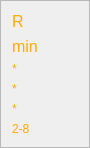
             <widget class="QFrame" name="frame">
              <property name="sizePolicy">
               <sizepolicy hsizetype="Minimum" vsizetype="Maximum">
                <horstretch>0</horstretch>
                <verstretch>0</verstretch>
               </sizepolicy>
              </property>
              <property name="minimumSize">
               <size>
                <width>90</width>
                <height>0</height>
               </size>
              </property>
              <property name="maximumSize">
               <size>
                <width>70</width>
                <height>16777215</height>
               </size>
              </property>
              <property name="layoutDirection">
               <enum>Qt::LeftToRight</enum>
              </property>
              <property name="frameShape">
               <enum>QFrame::StyledPanel</enum>
              </property>
              <property name="frameShadow">
               <enum>QFrame::Raised</enum>
              </property>
              <layout class="QGridLayout" name="gridLayout_10">
               <item row="3" column="0">
                <widget class="QLabel" name="lbRvalue_2">
                 <property name="styleSheet">
                  <string notr="true">color: rgb(255, 170, 0);
font: 12pt &quot;Microsoft JhengHei UI&quot;;</string>
                 </property>
                 <property name="text">
                  <string>*</string>
                 </property>
                </widget>
               </item>
               <item row="1" column="0">
                <widget class="QLabel" name="label_7">
                 <property name="sizePolicy">
                  <sizepolicy hsizetype="Preferred" vsizetype="Preferred">
                   <horstretch>0</horstretch>
                   <verstretch>0</verstretch>
                  </sizepolicy>
                 </property>
                 <property name="font">
                  <font>
                   <family>Microsoft YaHei UI</family>
                   <pointsize>12</pointsize>
                  </font>
                 </property>
                 <property name="styleSheet">
                  <string notr="true">color: rgb(255, 170, 0);</string>
                 </property>
                 <property name="text">
                  <string>min</string>
                 </property>
                </widget>
               </item>
               <item row="5" column="0">
                <widget class="QLabel" name="label_32">
                 <property name="styleSheet">
                  <string notr="true">color: rgb(255,170, 0);
font: 12pt &quot;Microsoft JhengHei UI&quot;;</string>
                 </property>
                 <property name="text">
                  <string>2-8</string>
                 </property>
                </widget>
               </item>
               <item row="0" column="0">
                <widget class="QLabel" name="label_2">
                 <property name="sizePolicy">
                  <sizepolicy hsizetype="Preferred" vsizetype="Preferred">
                   <horstretch>0</horstretch>
                   <verstretch>0</verstretch>
                  </sizepolicy>
                 </property>
                 <property name="font">
                  <font>
                   <family>Microsoft YaHei UI</family>
                   <pointsize>12</pointsize>
                  </font>
                 </property>
                 <property name="styleSheet">
                  <string notr="true">color: rgb(255, 170, 0);</string>
                 </property>
                 <property name="text">
                  <string>R</string>
                 </property>
                </widget>
               </item>
               <item row="2" column="0">
                <widget class="QLabel" name="lbRvalue">
                 <property name="styleSheet">
                  <string notr="true">color: rgb(255, 170, 0);
font: 12pt &quot;Microsoft JhengHei UI&quot;;</string>
                 </property>
                 <property name="text">
                  <string>*</string>
                 </property>
                </widget>
               </item>
               <item row="4" column="0">
                <widget class="QLabel" name="lbRvalue_3">
                 <property name="styleSheet">
                  <string notr="true">color: rgb(255, 170, 0);
font: 12pt &quot;Microsoft JhengHei UI&quot;;</string>
                 </property>
                 <property name="text">
                  <string>*</string>
                 </property>
                </widget>
               </item>
              </layout>
             </widget>
